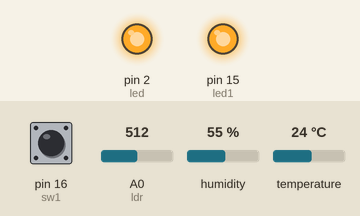
A sketch run on a simulated Arduino Uno, built with avr-gcc and run on an emulated ATmega328P. Shown: output pins drawn as LEDs (lit = HIGH). Dashed ring = blinking. Inputs (shaded band) come from the test bench; at power-on: temperature 24 °C, A0 (ldr) = 512, pin 16 (sw1) HIGH, humidity 55 %.

Above: at 1.2 s.
1.3 s: temperature set to 24.5 °C
3.2 s: temperature set to 25.4 °C
At 4.06 s:
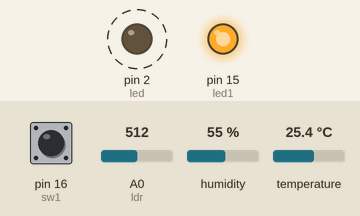
6.7 s: A0 (ldr) set to 270
10.2 s: A0 (ldr) set to 245
At 10.38 s:
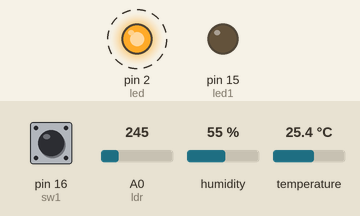
Timing chart, 0 to 21.7 s (numbered marks = the images above; inputs shaded):
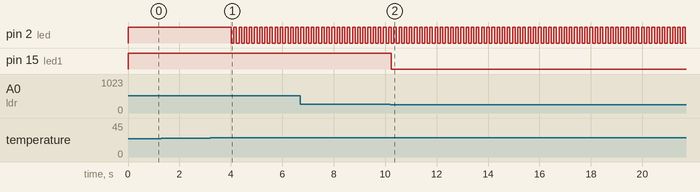

Measured:
- the behaviour switches between 24.9 and 25 °C on temperature (found by bisection; images 0 and 1)
- the behaviour switches between 257 and 256 on A0 (ldr) (found by bisection; images 1 and 2)
- after the input at 1.3 s, every drawn part: stays the same
- after the input at 3.2 s, pin 2 (led): alternates HIGH for 0.10 s and LOW for 0.10 s, starting after 0.82 s
- after the input at 10.2 s, pin 15 (led1): HIGH → LOW at once

The sketch:

esp8266_Switch_DHT_LDR.ino
```cpp
#include <DHT.h>

#define sw1 16
#define led1 15
#define led 2
#define DHTPIN 0
#define DHTTYPE DHT22
#define ldr A0

float ADC_value = 0.0048828125;
DHT dht(DHTPIN, DHTTYPE);
int checksw1;
int i=0;

void setup() {
Serial.begin(9600);
pinMode(sw1 ,INPUT_PULLUP);
pinMode(led,OUTPUT);
pinMode(led1,OUTPUT);
dht.begin();
digitalWrite(led, HIGH);
digitalWrite(led1,HIGH);
}

void loop() {
//ใช้DHT
float h = dht.readHumidity();
float t = dht.readTemperature();
float f = dht.readTemperature(true);
//ใช้LDR
float ldr_data = analogRead(ldr);
int lux = int((250.000000/(ADC_value*ldr_data))-50.000000);
bool readsw1 = digitalRead(sw1);
 if ( checksw1 != readsw1 ){
if (readsw1 == 0){
i++;
}
checksw1 = readsw1;
}
else if (i == 1){
Serial.print("Light Value in the Room = ");
Serial.print(lux);
Serial.println("lux");
}
else if (i == 2){
Serial.print("Humidity Value in the Room = ");
Serial.print(h);
Serial.println("%H");
}
else if (i == 3){
Serial.print("Temperature Value in the Room = ");
Serial.print(t);
Serial.println("°C");
}
else if (i == 4){
Serial.print("Temperature Value in the Room = ");
Serial.print(f);
Serial.println("°F");
}
else if (i == 5){
i=1;
}
if (lux>=150){
  digitalWrite(led1,LOW);
}
else if (lux<150){
  digitalWrite(led1,HIGH);
}
if (t>=25){
  digitalWrite(led,LOW);
  delay(100);
  digitalWrite(led,HIGH);
  delay(100);
}
else if (t<25){
  digitalWrite(led,HIGH);
}
}
```
